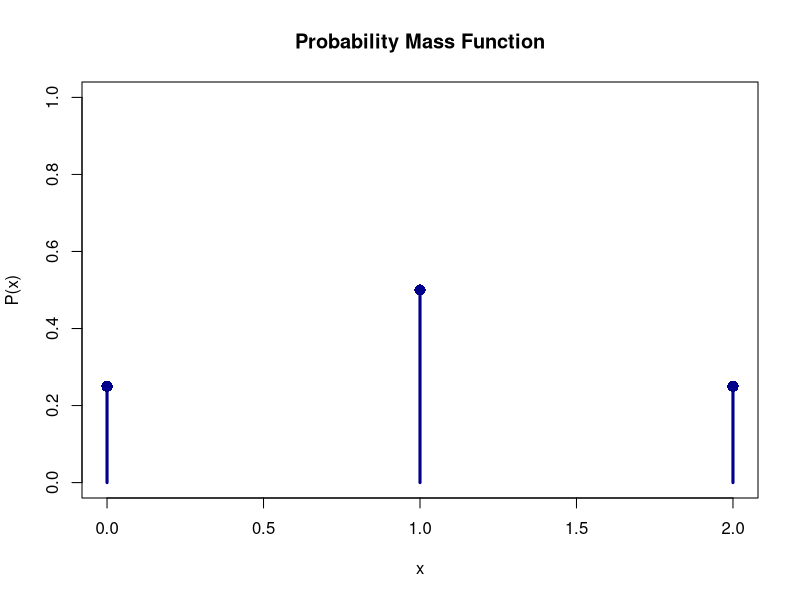
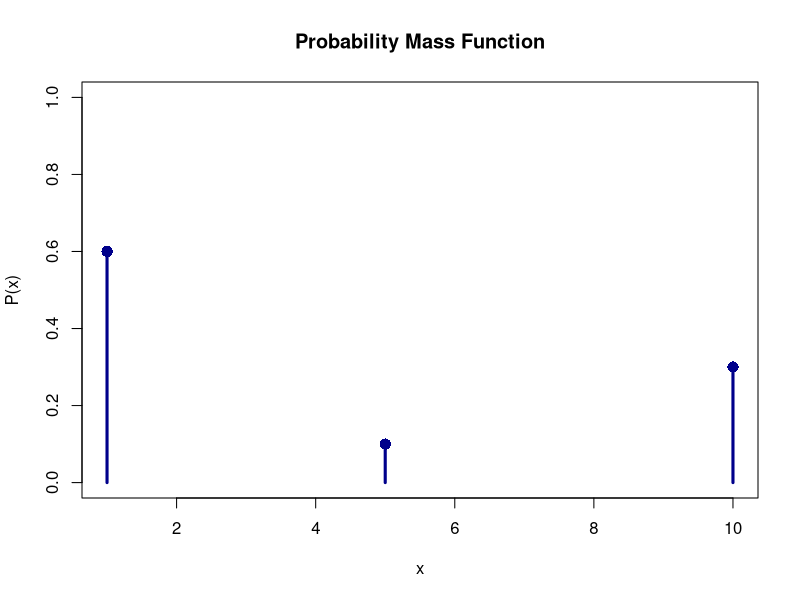

Generate these figures, in order, with R:
## ---- chunk 1
# Define the data from the table
x <- c(0, 1, 2)
p_x <- c(1/4, 1/2, 1/4)

# Plot the vertical lines
plot(x, p_x, 
     type = "h",            
     lwd = 3,               
     col = "darkblue",      
     main = "Probability Mass Function", 
     xlab = "x", 
     ylab = "P(x)", 
     ylim = c(0, 1))        

# Add solid points at the top of the lines
points(x, p_x, pch = 16, col = "darkblue", cex = 1.5)
## ---- chunk 2
# Define the data from the table
x <- c(1, 5, 10)
p_x <- c(3/5, 1/10, 3/10)

# Plot the vertical lines
plot(x, p_x, 
     type = "h",            
     lwd = 3,               
     col = "darkblue",      
     main = "Probability Mass Function", 
     xlab = "x", 
     ylab = "P(x)", 
     ylim = c(0, 1))        

# Add solid points at the top of the lines
points(x, p_x, pch = 16, col = "darkblue", cex = 1.5)
## ---- chunk 3
# Install DiagrammeR if not already installed:
# install.packages("DiagrammeR")

library(DiagrammeR)

grViz("
digraph random_walk {
  graph [rankdir = LR, nodesep = 0.2, ranksep = 0.6]
  
  // Standard internal nodes
  node [shape = circle, fontname = Helvetica, style = filled, fillcolor = LightBlue, fontcolor = Black]
  
  // Nodes per step
  S0 [label='0']
  
  S1_1 [label='+1']; S1_m1 [label='-1']
  
  S2_2 [label='+2']; S2_0 [label='0']; S2_m2 [label='-2']
  
  S3_3 [label='+3']; S3_1 [label='+1']; S3_m1 [label='-1']; S3_m3 [label='-3']
  
  S4_4 [label='+4']; S4_2 [label='+2']; S4_0 [label='0']; S4_m2 [label='-2']; S4_m4 [label='-4']
  
  // Terminal (End) Nodes styled in Black with White Text
  node [shape = circle, fontname = Helvetica, style = filled, fillcolor = Black, fontcolor = White]
  S5_5 [label='+5\n(1/32)']
  S5_3 [label='+3\n(5/32)']
  S5_1 [label='+1\n(10/32)']
  S5_m1 [label='-1\n(10/32)']
  S5_m3 [label='-3\n(5/32)']
  S5_m5 [label='-5\n(1/32)']
  
  // Edges
  S0 -> S1_1 [label='R']; S0 -> S1_m1 [label='B']
  
  S1_1 -> S2_2 [label='R']; S1_1 -> S2_0 [label='B']
  S1_m1 -> S2_0 [label='R']; S1_m1 -> S2_m2 [label='B']
  
  S2_2 -> S3_3 [label='R']; S2_2 -> S3_1 [label='B']
  S2_0 -> S3_1 [label='R']; S2_0 -> S3_m1 [label='B']
  S2_m2 -> S3_m1 [label='R']; S2_m2 -> S3_m3 [label='B']
  
  S3_3 -> S4_4 [label='R']; S3_3 -> S4_2 [label='B']
  S3_1 -> S4_2 [label='R']; S3_1 -> S4_0 [label='B']
  S3_m1 -> S4_0 [label='R']; S3_m1 -> S4_m2 [label='B']
  S3_m3 -> S4_m2 [label='R']; S3_m3 -> S4_m4 [label='B']
  
  S4_4 -> S5_5 [label='R']; S4_4 -> S5_3 [label='B']
  S4_2 -> S5_3 [label='R']; S4_2 -> S5_1 [label='B']
  S4_0 -> S5_1 [label='R']; S4_0 -> S5_m1 [label='B']
  S4_m2 -> S5_m1 [label='R']; S4_m2 -> S5_m3 [label='B']
  S4_m4 -> S5_m3 [label='R']; S4_m4 -> S5_m5 [label='B']
}
")
## ---- chunk 4
# If you haven't installed it yet, run: install.packages("DiagrammeR")
library(DiagrammeR)

grViz("
digraph random_walk {
  graph [layout = dot, rankdir = LR] // LR makes it read Left to Right
  
  # Base Node Styling
  node [shape = box, style = filled, fillcolor = LightBlue, fontname = Helvetica]
  
  # Step 0
  Start [label = 'Start\n$10']
  
  # Step 1 Nodes
  node [fillcolor = White]
  D1_R [label = '\n$11']
  D1_B [label = '\n$9']
  
  # Step 2 Nodes
  D2_RR [label = '\n$12']
  D2_RB [label = '\n$10']
  D2_BR [label = '\n$10']
  D2_BB [label = '\n$8']
  
  # Step 3 Nodes (Final Outcomes)
  node [style = filled, fillcolor = '#90EE90', fontcolor = 'black']
  D3_RRR [label = 'End: $13\n(U-U-U)']
  D3_RRB [label = 'End: $11\n(U-U-D)']
  D3_RBR [label = 'End: $11\n(U-D-U)']
  D3_RBB [label = 'End: $9\n(U-D-D)']
  D3_BRR [label = 'End: $11\n(D-U-U)']
  D3_BRB [label = 'End: $9\n(D-U-D)']
  D3_BBR [label = 'End: $9\n(D-D-U)']
  D3_BBB [label = 'End: $7\n(D-D-D)']
  
  # Edges (Connecting the branches)
  edge [fontname = Helvetica, fontsize = 10]
  Start -> D1_R [label = ' UP (+1)', color = red, fontcolor = red]
  Start -> D1_B [label = ' DOWN (-1)']
  
  D1_R -> D2_RR [label = ' UP', color = red]
  D1_R -> D2_RB [label = ' DOWN']
  
  D1_B -> D2_BR [label = ' UP', color = red]
  D1_B -> D2_BB [label = ' DOWN']
  
  D2_RR -> D3_RRR [label = ' UP', color = red]
  D2_RR -> D3_RRB [label = ' DOWN']
  
  D2_RB -> D3_RBR [label = ' UP', color = red]
  D2_RB -> D3_RBB [label = ' DOWN']
  
  D2_BR -> D3_BRR [label = ' UP', color = red]
  D2_BR -> D3_BRB [label = ' DOWN']
  
  D2_BB -> D3_BBR [label = ' UP', color = red]
  D2_BB -> D3_BBB [label = ' DOWN']
}
")
